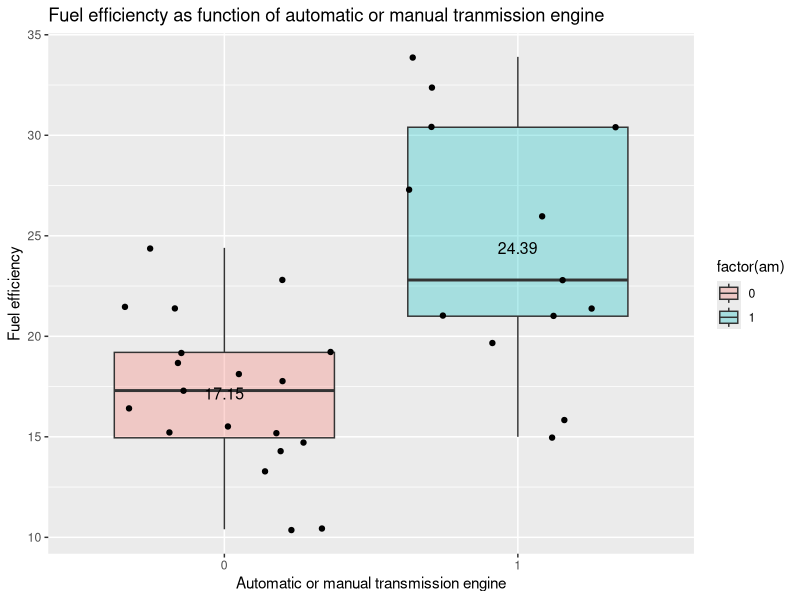
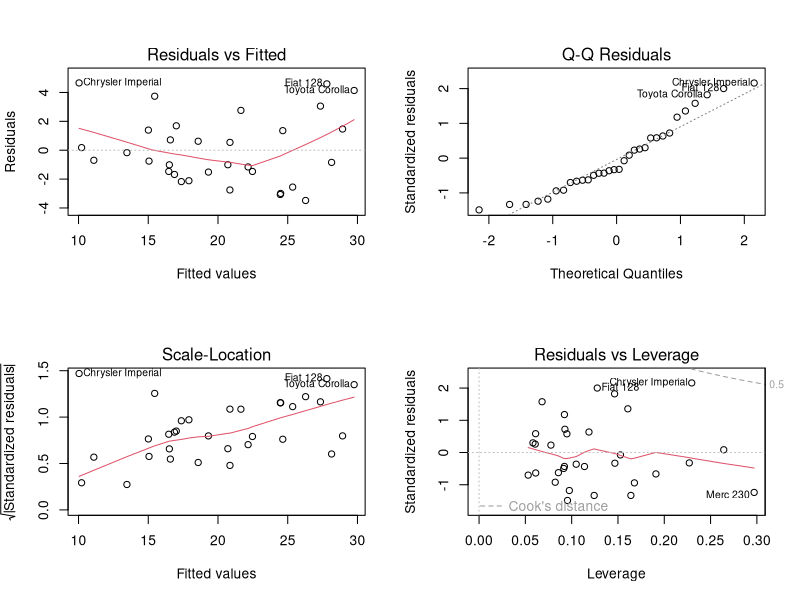

The R source for these figures, in order:
## ---- chunk 1
knitr::opts_chunk$set(echo = TRUE)
## ---- chunk 2
library(tidyverse)
library(dplyr)
data = mtcars

average = data %>% 
  group_by(am) %>%
  summarise_at(vars(mpg), list(name = mean))
names(average) = c('am','mean')
average$mean = round(average$mean, 2)

ggplot(data, aes(x = factor(am), y = mpg)) + 
  geom_boxplot(aes(fill = factor(am)), alpha = 0.3) + 
  geom_jitter() + 
  geom_text(data = average, aes(label = mean, y = mean), size = 4) + 
  ylab("Fuel efficiency") + 
  xlab("Automatic or manual transmission engine") + 
  ggtitle("Fuel efficiencty as function of automatic or manual tranmission engine")
## ---- chunk 3
t.test(mpg ~ factor(am), data = data)
## ---- chunk 4
lm = lm(mpg ~ factor(am), data = data)
summary(lm)
## ---- chunk 5
confint(lm, level = .95)[2,]
## ---- chunk 6
data = mtcars
lmvif = lm(mpg ~ ., data = data)
library(car)

vif(lmvif)
## ---- chunk 7
#am, drat and vs
mlm = lm(mpg ~ am + drat + vs, data = data)
summary(mlm)$coefficients

#qsec, vs and am
mlm2 = lm(mpg ~ am + qsec + vs, data = data)
summary(mlm2)$coefficients

#qec, wt and am
mlm3 = lm(mpg ~ am + wt + qsec, data = data)
summary(mlm3)$coefficients
## ---- chunk 8
confint(mlm3, level = .95)[2,]
## ---- chunk 9
anova(lm, mlm3)
## ---- chunk 10
par(mfrow = c(2,2))
plot(mlm3)
## ---- chunk 11
mean(resid(mlm3))
